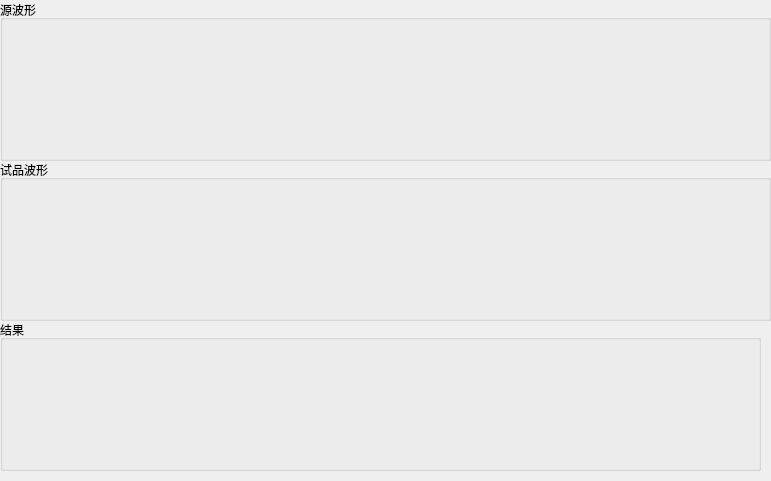
<?xml version="1.0" encoding="UTF-8"?>
<ui version="4.0">
 <class>steadyTestResultWidget</class>
 <widget class="QWidget" name="steadyTestResultWidget">
  <property name="geometry">
   <rect>
    <x>0</x>
    <y>0</y>
    <width>771</width>
    <height>481</height>
   </rect>
  </property>
  <property name="windowTitle">
   <string>Form</string>
  </property>
  <widget class="QGroupBox" name="groupBox_2">
   <property name="geometry">
    <rect>
     <x>0</x>
     <y>160</y>
     <width>771</width>
     <height>161</height>
    </rect>
   </property>
   <property name="title">
    <string>试品波形</string>
   </property>
   <widget class="QCustomPlot" name="widget_2" native="true">
    <property name="geometry">
     <rect>
      <x>10</x>
      <y>10</y>
      <width>751</width>
      <height>141</height>
     </rect>
    </property>
   </widget>
  </widget>
  <widget class="QGroupBox" name="groupBox_3">
   <property name="geometry">
    <rect>
     <x>0</x>
     <y>320</y>
     <width>761</width>
     <height>151</height>
    </rect>
   </property>
   <property name="title">
    <string>结果</string>
   </property>
  </widget>
  <widget class="QGroupBox" name="groupBox">
   <property name="geometry">
    <rect>
     <x>0</x>
     <y>0</y>
     <width>771</width>
     <height>161</height>
    </rect>
   </property>
   <property name="title">
    <string>源波形</string>
   </property>
   <widget class="QCustomPlot" name="widget" native="true">
    <property name="geometry">
     <rect>
      <x>10</x>
      <y>10</y>
      <width>751</width>
      <height>141</height>
     </rect>
    </property>
   </widget>
  </widget>
 </widget>
 <customwidgets>
  <customwidget>
   <class>QCustomPlot</class>
   <extends>QWidget</extends>
   <header>qcustomplot.h</header>
   <container>1</container>
  </customwidget>
 </customwidgets>
 <resources/>
 <connections/>
</ui>
